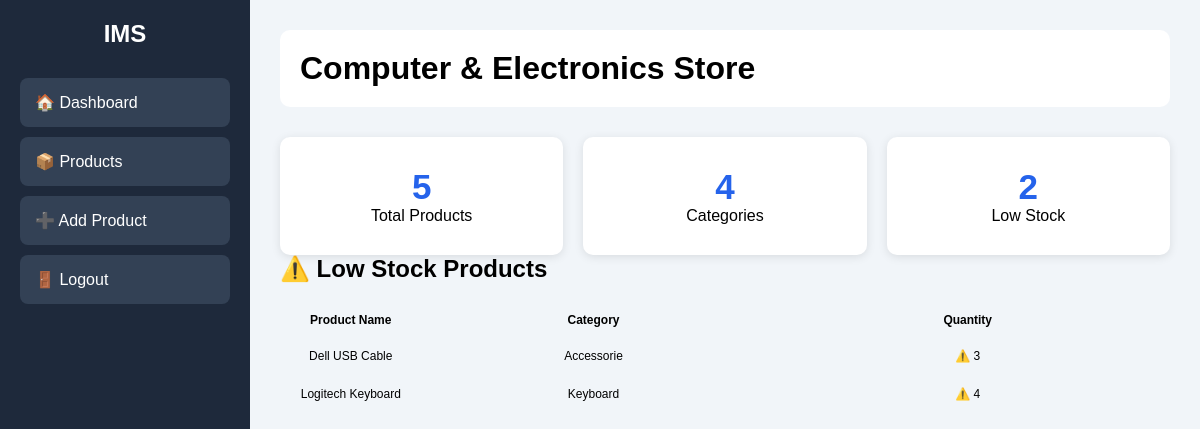
/dashboard, run on the app's committed database.
### tables this page shows
CREATE TABLE products(
    id INTEGER PRIMARY KEY AUTOINCREMENT,
    product_name TEXT NOT NULL,
    category TEXT NOT NULL,
    brand TEXT NOT NULL,
    price REAL NOT NULL,
    quantity INTEGER NOT NULL
);

### app.py (the view)
@app.route("/dashboard")
def dashboard():
    connection = sqlite3.connect("inventory.db")
    connection.row_factory = sqlite3.Row
    cursor = connection.cursor()
    cursor.execute("SELECT COUNT(*) FROM products")
    total_products = cursor.fetchone()[0]
    cursor.execute("SELECT COUNT(DISTINCT category) FROM products")
    total_categories = cursor.fetchone()[0]
    cursor.execute("SELECT COUNT(*) FROM products WHERE quantity <= 5")
    low_stock = cursor.fetchone()[0]
    cursor.execute("SELECT * FROM products WHERE quantity <= 5")
    low_stock_products = cursor.fetchall()
    connection.close()
    return render_template(
        "dashboard.html",
        total_products=total_products,
        total_categories=total_categories,
        low_stock=low_stock,
        low_stock_products=low_stock_products
    )

### templates/dashboard.html (shortened to what this page needs)
<!DOCTYPE html>
<html lang="en">
<head>
    <link rel="stylesheet" href="{{ url_for('static', filename='css/style.css') }}">
</head>
<body>
<div class="dashboard-container">
    <div class="sidebar">
        <h2>IMS</h2>
        <ul>
            <li><a href="/dashboard">🏠 Dashboard</a></li>
            <li><a href="/view-products">📦 Products</a></li>
            <li><a href="/add-product">➕ Add Product</a></li>
            <li><a href="/logout">🚪 Logout</a></li>
        </ul>
    </div>
    <div class="main-content">
        <div class="header">
            <h1>Computer & Electronics Store</h1>
        </div>
        <div class="cards">
            <div class="card">
                <h2>{{ total_products }}</h2>
                <p>Total Products</p>
            </div>
            <div class="card">
                <h2>{{ total_categories }}</h2>
                <p>Categories</p>
            </div>
            <div class="card">
                <h2>{{ low_stock }}</h2>
                <p>Low Stock</p>
            </div>
        </div>
        <div class="low-stock-section">
            <h2>⚠️ Low Stock Products</h2>
            {% if low_stock_products %}
            <table>
                <tr>
                    <th>Product Name</th>
                    <th>Category</th>
                    <th>Quantity</th>
                </tr>
                {% for product in low_stock_products %}
                <tr>
                    <td>{{ product['product_name'] }}</td>
                    <td>{{ product['category'] }}</td>
                    <td>⚠️ {{ product['quantity'] }}</td>
                </tr>
                {% endfor %}
            </table>
            {% else %}
            <p>No low stock products.</p>
            {% endif %}
        </div>
    </div>
</div>
</body>
</html>

### static/css/style.css (style rules this page uses)
* { margin:0; padding:0; box-sizing:border-box; font-family:Arial,sans-serif; }
body { background:#0f172a; display:flex; justify-content:center; align-items:center; height:100vh; }
.dashboard-container { display:flex; min-height:100vh; }
.sidebar { width:250px; background:#1e293b; color:white; padding:20px; }
.sidebar h2 { text-align:center; margin-bottom:30px; }
.sidebar ul { list-style:none; }
.sidebar li { padding:15px; margin-bottom:10px; background:#334155; border-radius:8px; cursor:pointer; }
.main-content { flex:1; background:#f1f5f9; padding:30px; }
.header { background:white; padding:20px; border-radius:10px; margin-bottom:30px; }
.cards { display:flex; gap:20px; }
.card { background:white; flex:1; padding:30px; border-radius:10px; text-align:center; box-shadow:0px 2px 10px rgba(0,0,0,0.1); }
.card h2 { color:#2563eb; font-size:35px; }
.sidebar a { color:white; text-decoration:none; display:block; }
table { width: 100%; border-collapse: collapse; margin-top: 20px; font-size: 12px; table-layout: fixed; }
th { padding: 10px 6px; text-align: center; font-size: 12px; white-space: normal; overflow-wrap: break-word; }
td { padding: 12px 6px; text-align: center; vertical-align: middle; white-space: normal; overflow-wrap: break-word; word-break: normal; }
th:nth-child(1), td:nth-child(1) { width: 7%; }
th:nth-child(2), td:nth-child(2) { width: 17%; }
th:nth-child(3), td:nth-child(3) { width: 20%; }

### data on the page
products: product_name "Dell USB Cable", category "Accessorie", quantity "3"
products: product_name "Logitech Keyboard", category "Keyboard", quantity "4"

### other printed values
{{ total_products }} "5"
{{ total_categories }} "4"
{{ low_stock }} "2"
